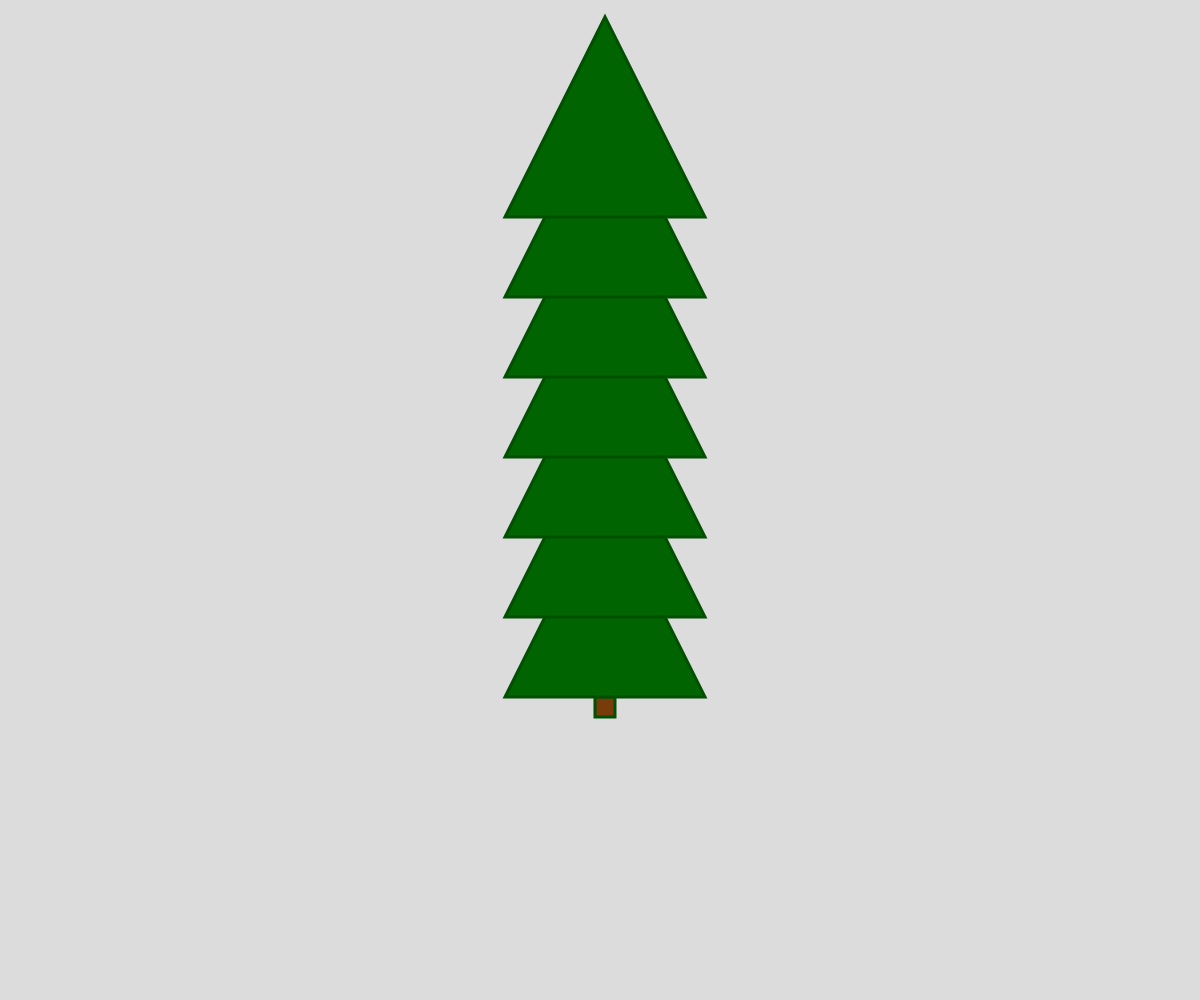
Frame 1 (no input)
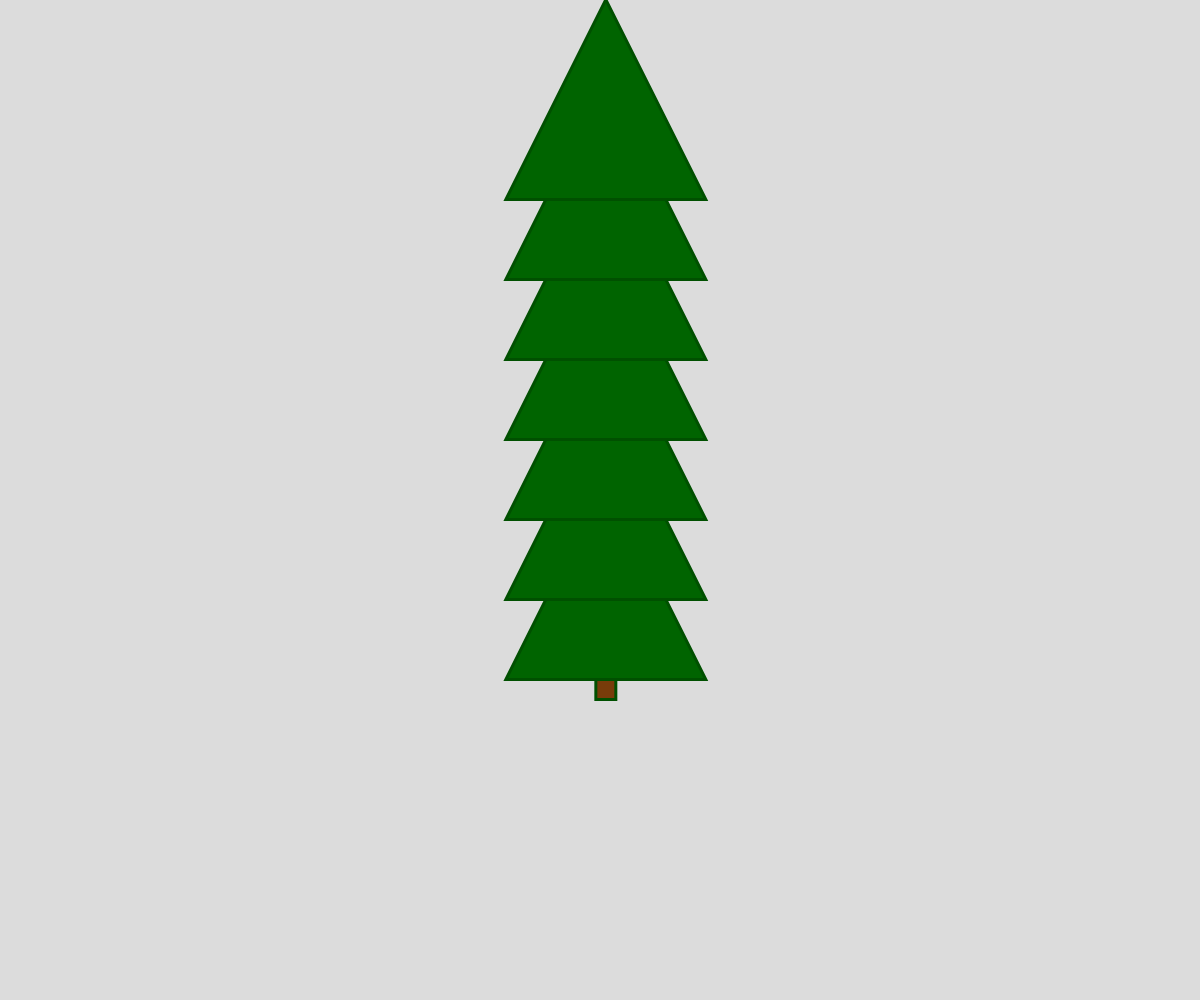
Frame 60 (no input)
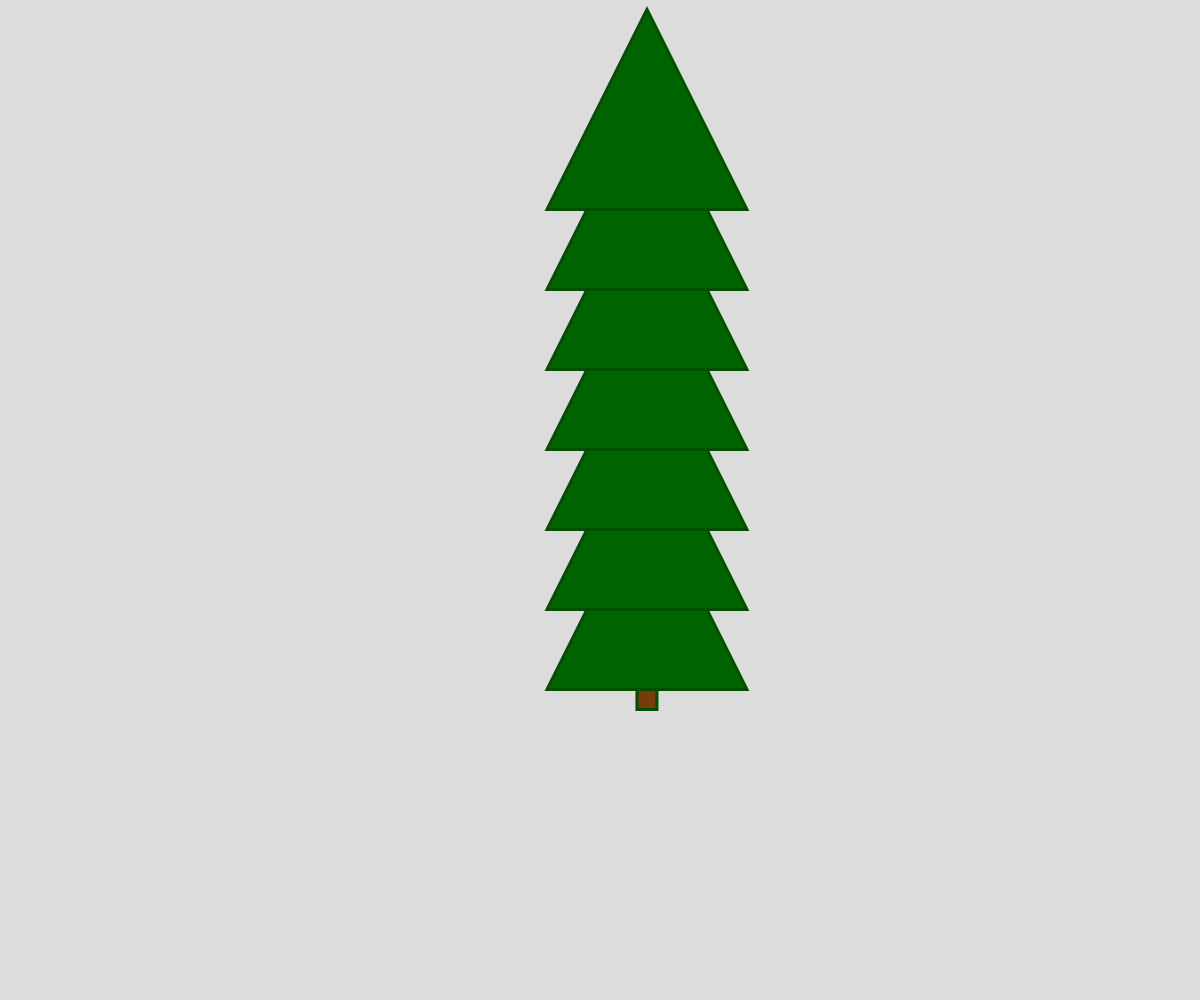
Frame 120 (the mouse pressed at the canvas centre since frame 60)

The p5.js sketch that drew these frames (run headless with seeded random() and noise() and a simulated clock; from frame 60 on, the mouse is pressed at the canvas centre):

// p5.js sketch
// ── sketch.js
kree = [];
let Bauble;
function setup() {
  createCanvas(windowWidth, windowHeight);
  translate(width/2, height/2);
  Bauble = new bauble(random(width),random(height),10,color(255,0,0),);
  for(let i = 0; i < 1; i++) {
    kree.push(new Tree(0,200,100,200,0,7));
  }
}

function draw() {
  translate(width/2, height/2);
  background(220);
  //Bauble.draw();
  for(let i = 0; i < kree.length; i++) {
    kree[i].move(10);
    kree[i].draw();
  }
}

class Tree {
  constructor(X,Y,W,H,Ratio,Amount) {
    this.x = X;
    this.y = Y;
    this.width = W;
    this.height = H;
    this.ratio = Ratio;
    this.amount = Amount;
  }

  draw() {
    strokeWeight(3);
    stroke(0,80,0);
    fill(120,60,10);
    rect(this.x-this.width/10,this.y,this.width/10*2,this.height/10);
    fill(0,100,0);
    for(let i = 0; i < this.amount; i++) {
      triangle(this.x-this.width, this.y-(i*20*this.height/50), this.x+this.width,this.y-(i*20*this.height/50),this.x,this.y-this.height-(i*20*this.height/50));
    }
  }

  move(Speed) {
    this.x += random(-Speed, Speed);
    this.y += random(-Speed, Speed);
  }
}

class decoration {
  constructor(X,Y){
    this.x = X;
    this.y = Y;
  }
}

class bauble extends decoration{
  constructor(X,Y,S, COLOR) {
    super(X,Y);
    this.Color = COLOR;
    this.size = S;
  }

  draw() {
    ellipseMode(CENTER);
    fill(this.Color)
    circle(this.x,this.y,this.size);
  }

}
